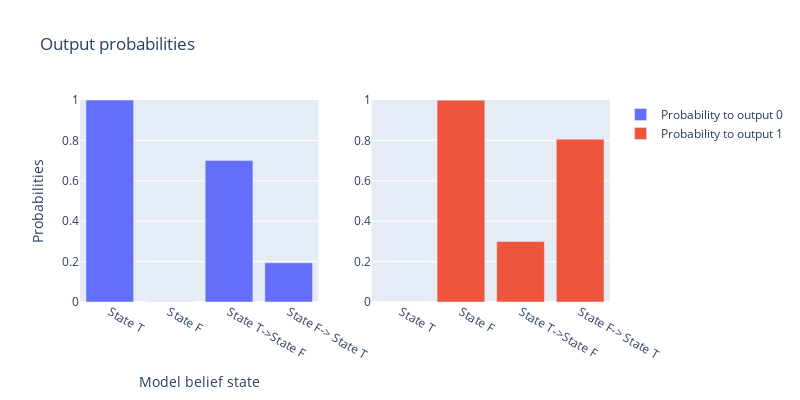

Here is the notebook cell this chart was saved with:
### Code cell
from collections import defaultdict
F_state =torch.Tensor([0,0,0,0,1])
T_state =torch.Tensor([0,0,0,1,0])
 
steering_dicts = defaultdict(list)
# steering_dict ={}

acts = torch.concatenate([v for k, v in activations.items()], dim=-1) #if k == 'blocks.3.hook_resid_post'
print(f"Shape of activations: {acts.shape}")
regression, belief_predictions = run_activation_to_beliefs_regression(acts, transformer_input_beliefs)

new_steering_dicts =[]

print(f"Shape of belief_predictions: {belief_predictions.shape}")
displacement =  T_state- F_state
inverse =np.linalg.pinv(regression.coef_)

new_steering_vector =torch.Tensor(inverse @ displacement.numpy())

steering_dict = {'blocks.0.hook_resid_post': new_steering_vector[:128],
                 'blocks.1.hook_resid_post': new_steering_vector[128:256],
                    'blocks.2.hook_resid_post': new_steering_vector[256:384],
                    'blocks.3.hook_resid_post': new_steering_vector[384:512]}

for k,v in steering_dict.items():
    print(k,v.shape)
steer_transformer(model,steering_dict,mult=4)

### Figure 1 — Plotly figure (JSON) as saved in the notebook; plotly's stock layout.template omitted (floating-point values rounded to 4 significant figures)
{"data": [{"name": "Probability to output 0", "type": "bar", "x": ["State T", "State F", "State T->State F", "State F-> State T"], "xaxis": "x", "y": [0.9995, 0.0006954, 0.7003, 0.1937], "yaxis": "y"}, {"name": "Probability to output 1", "type": "bar", "x": ["State T", "State F", "State T->State F", "State F-> State T"], "xaxis": "x2", "y": [0.0005003, 0.9993, 0.2997, 0.8063], "yaxis": "y2"}], "layout": {"height": 400, "title": {"text": "Output probabilities"}, "width": 800, "xaxis": {"anchor": "y", "domain": [0, 0.45], "title": {"text": "Model belief state"}}, "xaxis2": {"anchor": "y2", "domain": [0.55, 1]}, "yaxis": {"anchor": "x", "domain": [0, 1], "range": [0, 1], "title": {"text": "Probabilities"}}, "yaxis2": {"anchor": "x2", "domain": [0, 1], "range": [0, 1]}}}
